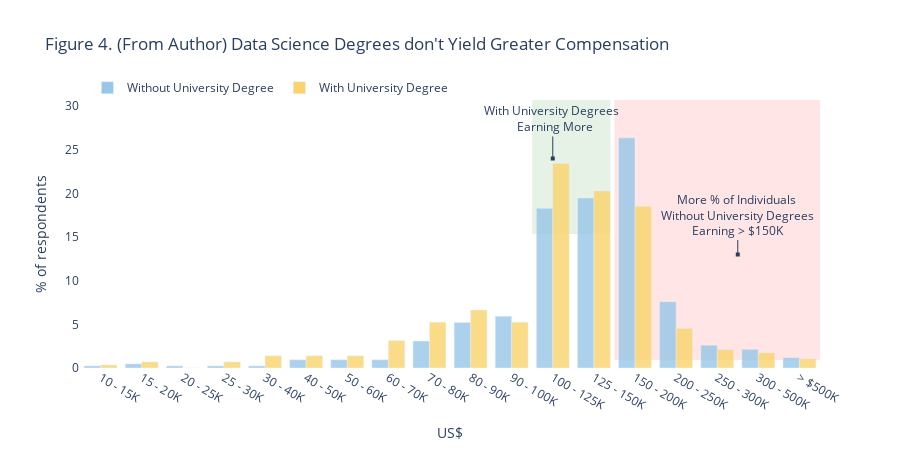

Source (notebook cell):
### Markdown cell above
<div id="4"></div>

### Code cell
# (viz: data science degrees don't yield greater compensation)

# show/hide functionality from https://stackoverflow.com/questions/31517194/how-to-hide-one-specific-cell-input-or-output-in-ipython-notebook
tag = HTML('''<script>
code_show=true; 
function code_toggle() {
    if (code_show){
        $('div.cell.code_cell.rendered.selected div.input').hide();
    } else {
        $('div.cell.code_cell.rendered.selected div.input').show();
    }
    code_show = !code_show
} 
$( document ).ready(code_toggle);
</script>
<a href="javascript:code_toggle()">show/hide author's derivation of charts</a>''')
display(tag)

col_yes = "#fad46b"
col_no = "#97c6e8"

def compute_stats(df, col, xaxis=None):
    agg_df = df[col].value_counts().to_frame()
    total = sum(agg_df[col])
    agg_df['percent'] = agg_df[col].apply(lambda x : 100*x / total)
    agg_df = agg_df.reset_index().rename(columns = {col: "count", 'index' : col})
    agg_doc = {}
    if xaxis != None:
        for _ in xaxis:
            try:
                agg_doc[_] = agg_df[agg_df[col] == _]['percent'].iloc(0)[0]
            except:
                agg_doc[_] = 0
    return agg_doc

def plot_ver_bars(c, ht=500, annot = True):
    dxf1 = df1[df1['Q5'].isin(["Data Scientist"])]
    dxf2 = df2[df2['Q5'].isin(["Data Scientist"])]

    count_df1 = dxf1[dxf1["Q3"].isin([c])]
    count_df2 = dxf2[dxf2["Q3"].isin([c])]
    col = "Q10"
    xaxis = ["$0-999", "1,000-1,999", "2,000-2,999", "3,000-3,999", "4,000-4,999", "5,000-7,499", "7,500-9,999", "10,000-14,999", "15,000-19,999", "20,000-24,999", "25,000-29,999", "30,000-39,999", "40,000-49,999", "50,000-59,999", "60,000-69,999", "70,000-79,999", "80,000-89,999", "90,000-99,999", "100,000-124,999", "125,000-149,999", "150,000-199,999", "200,000-249,999", "250,000-299,999", "300,000-500,000", "> $500,000"]
    t1_doc = compute_stats(count_df1, col, xaxis=xaxis)
    t2_doc = compute_stats(count_df2, col, xaxis=xaxis)

    ## plot the bar chart
    xaxis1 = ["$0K", "1 - 1K", "2 - 2K", "3 - 3K", "4 - 4K", "5 - 7.5K", "7.5 - 10K", "10 - 15K", "15 - 20K", "20 - 25K", "25 - 30K", "30 - 40K", "40 - 50K", "50 - 60K", "60 - 70K", "70 - 80K", "80 - 90K", "90 - 100K", "100 - 125K", "125 - 150K", "150 - 200K", "200 - 250K", "250 - 300K", "300 - 500K", "> $500K"]
    fig = go.Figure(data=[
                go.Bar(name='Without University Degree', x=xaxis1[7:], y=[t2_doc[_] for _ in xaxis][7:], marker=dict(color=col_no, opacity=0.8)),
                go.Bar(name='With University Degree', x=xaxis1[7:], y=[t1_doc[_] for _ in xaxis][7:], marker=dict(color=col_yes, opacity=0.8))])
    fig.update_layout(barmode='group', title="Figure 4. (From Author) Data Science Degrees don't Yield Greater Compensation", 
                      yaxis = dict(title="% of respondents"), xaxis = dict(title="US$"), height=450, width=900,
                      legend=dict(orientation="h", x=0.01, y=1.1), plot_bgcolor='#fff', paper_bgcolor='#fff')
                                 
    fig.update_xaxes(showgrid=False, zeroline=False)
    fig.update_yaxes(showgrid=False, zeroline=False)
    if annot == True:
        fig.update_layout(annotations=[go.layout.Annotation(x=15.5, y=13, xref="x", yref="y", 
                                                       text="More % of Individuals <br> Without University Degrees <br>Earning > $150K", 
                                                       showarrow=True, arrowhead=7, ax=0, ay=-40), 
                                 go.layout.Annotation(x=11, y=24, xref="x", yref="y", 
                                                       text="With University Degrees <br> Earning More", 
                                                       showarrow=True, arrowhead=7, ax=0, ay=-40)])
        fig.add_shape(go.layout.Shape(
                    type="rect",
                    xref="x",
                    yref="paper",
                    x0=12.5,
                    x1=17.5,
                    y0=0.03,
                    y1=1,
                    fillcolor="red",
                    opacity=0.1,
                    layer="below",
                    line_width=0))
        fig.add_shape(go.layout.Shape(
                    type="rect",
                    xref="x",
                    yref="paper",
                    x0=10.5,
                    x1=12.4,
                    y0=0.5,
                    y1=1,
                    fillcolor="green",
                    opacity=0.1,
                    layer="below",
                    line_width=0))
    
    
    fig.show()
    return count_df1, count_df2

nations = ["United States of America", "Germany"]
c1, c2 = plot_ver_bars(nations[0])

### Figure 1 — Plotly figure (JSON) as saved in the notebook; plotly's stock layout.template omitted (floating-point values rounded to 4 significant figures)
{"data": [{"marker": {"color": "#97c6e8", "opacity": 0.8}, "name": "Without University Degree", "type": "bar", "x": ["10 - 15K", "15 - 20K", "20 - 25K", "25 - 30K", "30 - 40K", "40 - 50K", "50 - 60K", "60 - 70K", "70 - 80K", "80 - 90K", "90 - 100K", "100 - 125K", "125 - 150K", "150 - 200K", "200 - 250K", "250 - 300K", "300 - 500K", "> $500K"], "y": [0.2375, 0.4751, 0.2375, 0.2375, 0.2375, 0.9501, 0.9501, 0.9501, 3.088, 5.226, 5.938, 18.29, 19.48, 26.37, 7.601, 2.613, 2.138, 1.188]}, {"marker": {"color": "#fad46b", "opacity": 0.8}, "name": "With University Degree", "type": "bar", "x": ["10 - 15K", "15 - 20K", "20 - 25K", "25 - 30K", "30 - 40K", "40 - 50K", "50 - 60K", "60 - 70K", "70 - 80K", "80 - 90K", "90 - 100K", "100 - 125K", "125 - 150K", "150 - 200K", "200 - 250K", "250 - 300K", "300 - 500K", "> $500K"], "y": [0.3497, 0.6993, 0, 0.6993, 1.399, 1.399, 1.399, 3.147, 5.245, 6.643, 5.245, 23.43, 20.28, 18.53, 4.545, 2.098, 1.748, 1.049]}], "layout": {"annotations": [{"arrowhead": 7, "ax": 0, "ay": -40, "showarrow": true, "text": "More % of Individuals <br> Without University Degrees <br>Earning > $150K", "x": 15.5, "xref": "x", "y": 13, "yref": "y"}, {"arrowhead": 7, "ax": 0, "ay": -40, "showarrow": true, "text": "With University Degrees <br> Earning More", "x": 11, "xref": "x", "y": 24, "yref": "y"}], "barmode": "group", "height": 450, "legend": {"orientation": "h", "x": 0.01, "y": 1.1}, "paper_bgcolor": "#fff", "plot_bgcolor": "#fff", "shapes": [{"fillcolor": "red", "layer": "below", "line": {"width": 0}, "opacity": 0.1, "type": "rect", "x0": 12.5, "x1": 17.5, "xref": "x", "y0": 0.03, "y1": 1, "yref": "paper"}, {"fillcolor": "green", "layer": "below", "line": {"width": 0}, "opacity": 0.1, "type": "rect", "x0": 10.5, "x1": 12.4, "xref": "x", "y0": 0.5, "y1": 1, "yref": "paper"}], "title": {"text": "Figure 4. (From Author) Data Science Degrees don't Yield Greater Compensation"}, "width": 900, "xaxis": {"showgrid": false, "title": {"text": "US$"}, "zeroline": false}, "yaxis": {"showgrid": false, "title": {"text": "% of respondents"}, "zeroline": false}}}
